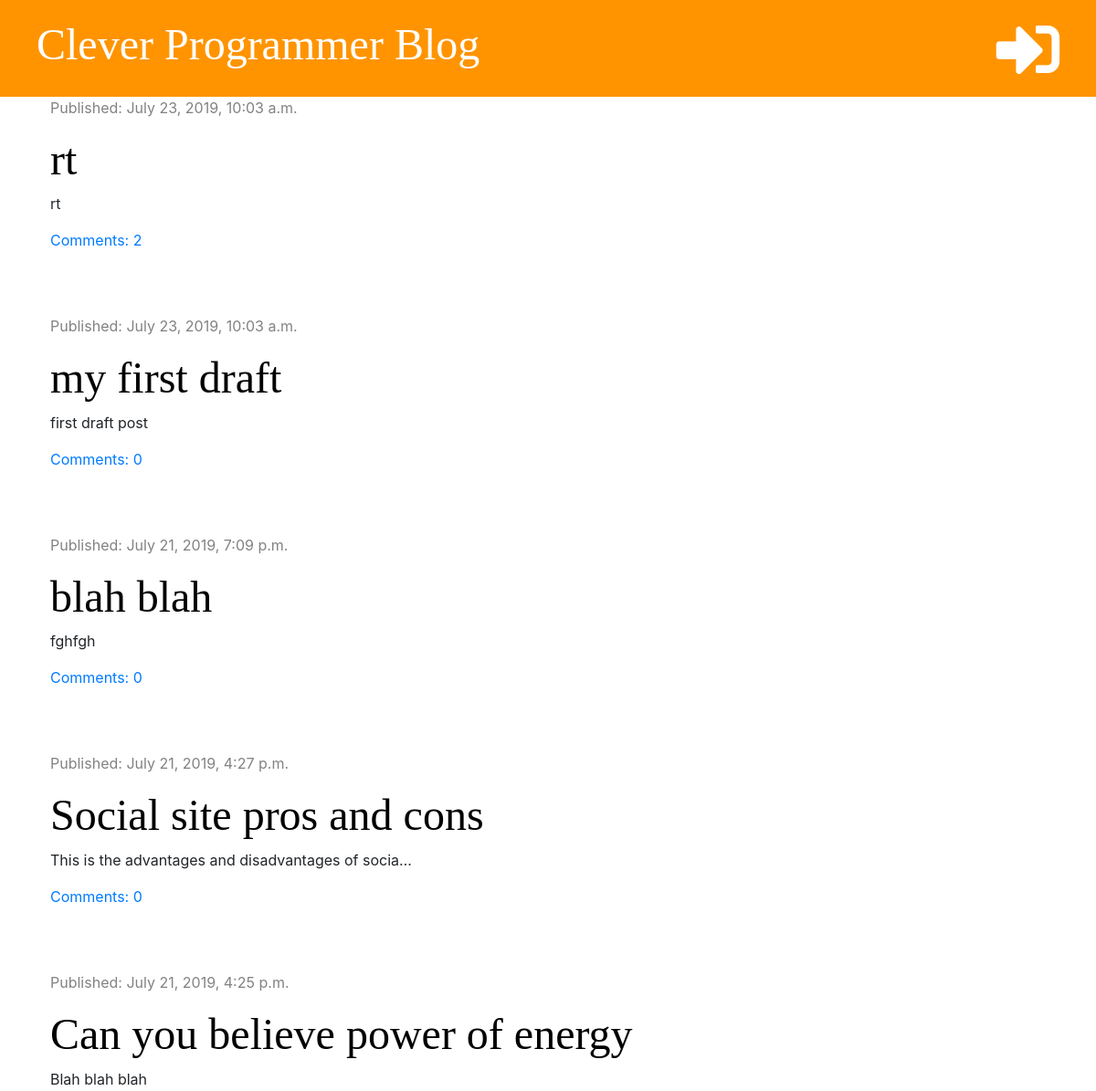
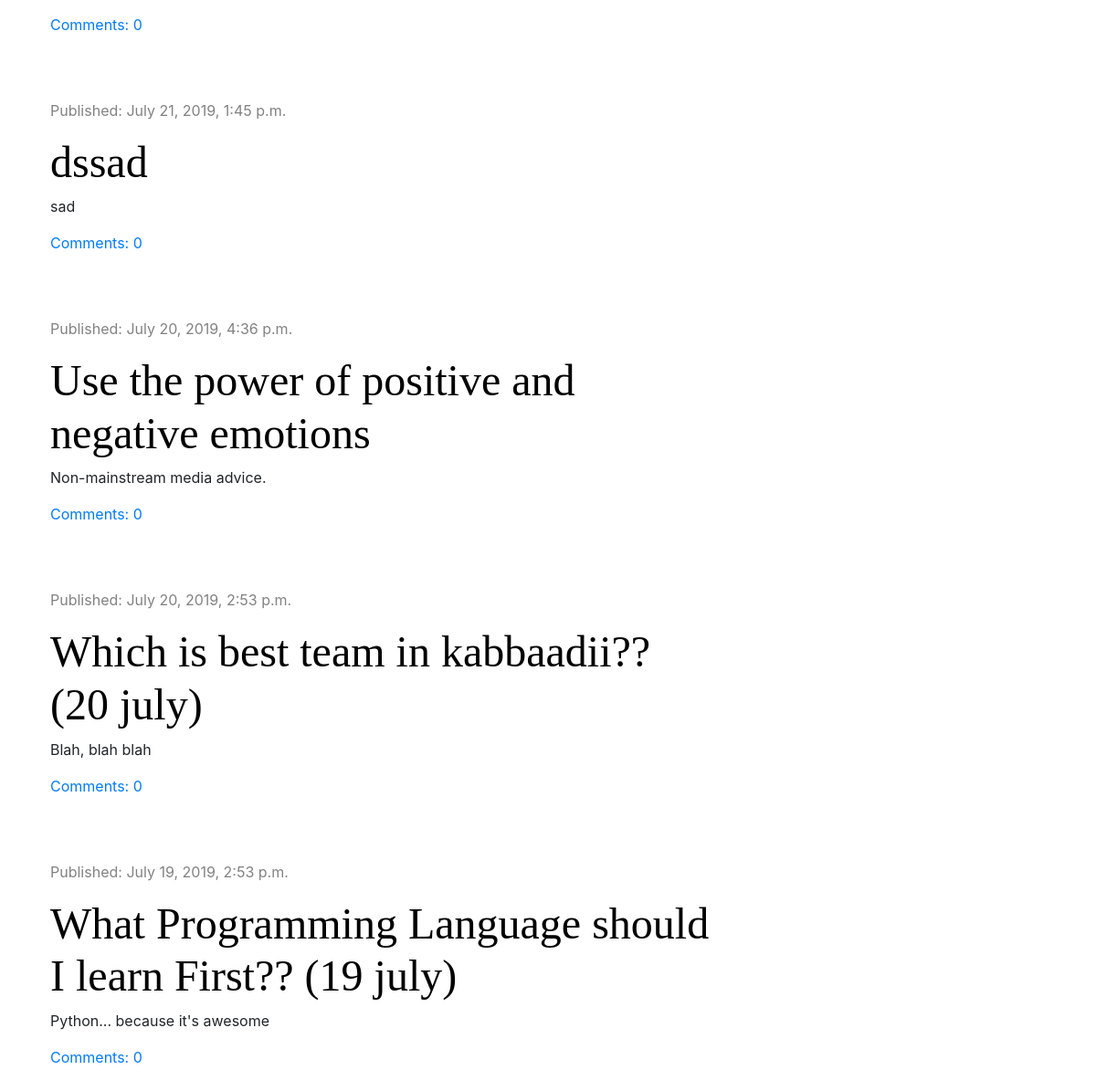
The page / on the database its author committed (2 pictures, top to bottom).
### blog/models.py (models this page shows, shortened)
class Post(models.Model):
    author = models.ForeignKey('auth.User', on_delete = models.CASCADE)
    title = models.CharField(max_length = 200)
    text = models.TextField()
    created_date = models.DateTimeField(default = timezone.now)
    published_date = models.DateTimeField(blank=True, null=True)
    def approved_comments(self):
        return self.comments.filter(approved=True)

### blog/views.py (the view)
# urls.py: path('', views.post_list, name="post_list"),
def post_list(request):
    posts = Post.objects.filter(published_date__lte = timezone.now()).order_by('-published_date')
    stuff_for_frontend = {'posts' : posts}
    return render(request, 'blog/post_list.html', stuff_for_frontend)

### blog/templates/blog/post_list.html (shortened to what this page needs)
{% extends 'blog/base.html' %}
{% block content %}
  {% for post in posts %}
    <div class="post">
        <div class="date">
          <p>Published: {{ post.published_date }}</p>
        </div>
        <h1><a href="{% url 'post_detail' pk=post.pk %}">{{ post.title }}</a></h1>
        <p>{{ post.text|truncatechars:50|linebreaksbr }}</p>
        <a href="{% url 'post_detail' pk=post.pk%}">Comments: {{ post.approved_comments.count }}</a>
    </div>
  {% endfor %}
{% endblock %}

### blog/static/css/blog.css (style rules this page uses)
h1, h2, h3, h4 { font-family: 'Tangerine', 'Inconsolata', 'Droid Sans', serif; font-size: 48px; }
.date { color: #828282; }
.post { margin-bottom: 70px; }
.post h1 a { color: #000000; }

### rows shown on the page
Post: published_date "July 23, 2019, 10:03 a.m.", title "rt", text "rt", approved_comments.count "2"
Post: published_date "July 23, 2019, 10:03 a.m.", title "my first draft", text "first draft post", approved_comments.count "0"
Post: published_date "July 21, 2019, 7:09 p.m.", title "blah blah", text "fghfgh", approved_comments.count "0"
Post: published_date "July 21, 2019, 4:27 p.m.", title "Social site pros and cons", text "This is the advantages and disadvantages of socia…", approved_comments.count "0"
Post: published_date "July 21, 2019, 4:25 p.m.", title "Can you believe power of energy", text "Blah blah blah", approved_comments.count "0"
Post: published_date "July 21, 2019, 1:45 p.m.", title "dssad", text "sad", approved_comments.count "0"
Post: published_date "July 20, 2019, 4:36 p.m.", title "Use the power of positive and negative emotions", text "Non-mainstream media advice.", approved_comments.count "0"
Post: published_date "July 20, 2019, 2:53 p.m.", title "Which is best team in kabbaadii?? (20 july)", text "Blah, blah blah", approved_comments.count "0"
Post: published_date "July 19, 2019, 2:53 p.m.", title "What Programming Language should I learn First?? (19 july)", text "Python... because it's awesome", approved_comments.count "0"
